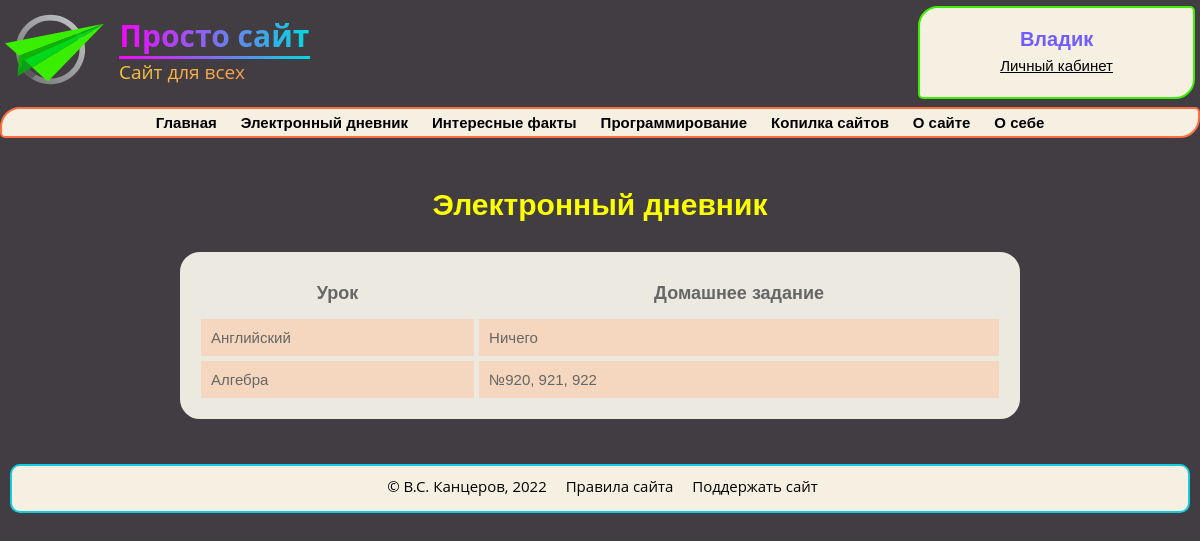
/homeworks (signed in), run on an earlier commit of the app's database.
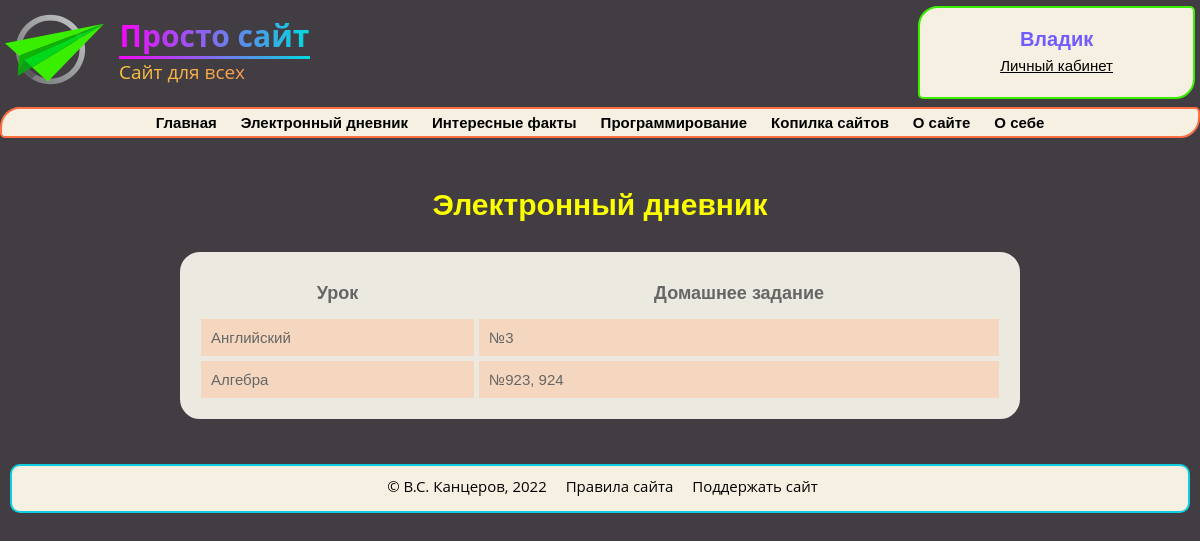
And on a later commit of the database.
### data/users.py (models this page shows, shortened)
class User(SqlAlchemyBase, UserMixin):
    __tablename__ = 'users'
    id = sqlalchemy.Column(sqlalchemy.Integer, primary_key=True, autoincrement=True)
    name = sqlalchemy.Column(sqlalchemy.String, nullable=False)
    surname = sqlalchemy.Column(sqlalchemy.String, nullable=True)
    class_n_id = sqlalchemy.Column(sqlalchemy.Integer, sqlalchemy.ForeignKey("class_n.id"), nullable=True)
    school_id = sqlalchemy.Column(sqlalchemy.Integer, sqlalchemy.ForeignKey("schools.id"), nullable=True)
    email = sqlalchemy.Column(sqlalchemy.String,
                              index=True, unique=True, nullable=False)
    admin = sqlalchemy.Column(sqlalchemy.Boolean, default=False)
    hashed_password = sqlalchemy.Column(sqlalchemy.String, nullable=False)

### data/homeworks.py (models this page shows)
class Homework(SqlAlchemyBase, UserMixin):
    __tablename__ = 'homeworks'
    id = sqlalchemy.Column(sqlalchemy.Integer, primary_key=True, autoincrement=True)
    title = sqlalchemy.Column(sqlalchemy.String, nullable=False)
    content = sqlalchemy.Column(sqlalchemy.String)
    school_id = sqlalchemy.Column(sqlalchemy.Integer, sqlalchemy.ForeignKey("schools.id"))
    class_n_id = sqlalchemy.Column(sqlalchemy.Integer, sqlalchemy.ForeignKey("class_n.id"))

### main.py (the view)
@app.route('/homeworks')
def my_homeworks():
    if current_user.is_authenticated:
        if current_user.school_id and current_user.class_n_id:
            db_sess = db_session.create_session()
            homeworks = db_sess.query(Homework).filter(Homework.school_id == current_user.school_id
                                                       and Homework.class_n_id == current_user.class_n_id).all()
            return render_template('homeworks.html', homeworks=homeworks)
        elif not current_user.school_id:
            return redirect('/set/school')
        elif not current_user.class_n_id:
            return redirect('/set/class')
    return redirect('/login')

### data/db_session.py (called while the page is built)
def create_session() -> Session:
    global __factory
    return __factory()

### main.py (called while the page is built)
@login_manager.user_loader
def load_user(user_id):
    db_sess = db_session.create_session()
    return db_sess.query(User).get(user_id)

### templates/homeworks.html (shortened to what this page needs)
{% extends 'base.html' %}
{% block body %}
<h1>Электронный дневник</h1>
<table>
    <div class="div-flex">
        <tr>
            <th>Урок</th>
            <th>Домашнее задание</th>
        </tr>
        {% for homework in homeworks %}
        <tr>
            <td>{{ homework.title }}</td>
            <td>{{ homework.content}}</td>
        </tr>
        {% endfor %}
    </div>
</table>
{% endblock %}

### templates/base.html (shortened to what this page needs)
<!DOCTYPE html>
<html lang="ru">
<head>
    <link type="text/css" rel="stylesheet" href="{{ url_for('static', filename='css/main.css') }}"/>
</head>
<body>
<header id="header" class="header">
    <a href="/" id="logo" class="logo">
        <img src="/static/logo.svg"/>
        <div class="logo-text">
            <h1>Просто сайт</h1>
            <hr>
            <p>Сайт для всех</p>
        </div>
    </a>
    <div id="authorization" class="authorization">
        {% if current_user.is_authenticated %}
            <a href="/logout" class="empty_a">
                <h1> {{ current_user.name }} </h1>
            </a>
            <a href="/personal" class="empty_a">
                <p> Личный кабинет </p>
            </a>
        {% endif %}
    </div>
</header>
<section>
    <div id="nav">
        <ul class="menu animate__animated notshow" id="navbar">
            <a href="/">
                <li class="li1">Главная</li>
            </a>
            <a href="/homeworks">
                <li class="li1">Электронный дневник</li>
            </a>
            <a href="#">
                <li class="li1">Интересные факты</li>
            </a>
            <a href="#">
                <li class="li1">Программирование</li>
            </a>
            <a href="#">
                <li class="li1">Копилка сайтов</li>
            </a>
            <a href="#">
                <li class="li1">О сайте</li>
            </a>
            <a href="#">
                <li class="li1">О себе</li>
            </a>
        </ul>
    </div>
</section>
{% block body %}{% endblock %}
<footer id="footer" class="footer">
    <p>© В.С. Канцеров, 2022</p>
    <a href="#">Правила сайта </a>
    <a href="#">Поддержать сайт</a>
</footer>
</body>
</html>

### static/css/main.css (style rules this page uses)
body { font-family: 'Open Sans', sans-serif; background-color: #413d42; color: #F5F0E1; font-size: 15px; padding: 0; margin: 0; }
a { color: #00ff00; text-decoration: underline; }
.header { display: flex; justify-content: space-between; }
h1 { color: #fbff00; text-align: center; font-family: 'Montserrat', sans-serif; font-size: 30px; margin-top: 50px; }
.logo { display: flex; align-items: center; margin-left: 5px; text-decoration: none; user-select: none; }
.logo-text { width: 191px; margin-left: 15px; }
.logo-text h1 { font-size: 30px; margin: 0; font-family: 'Open Sans', sans-serif; background: linear-gradient(to right, #F705FE, #03D9DF); background-clip: text; -webkit-background-clip: text; -webkit-text-fill-color: transparent; }
.logo-text hr { margin: 0; border: 0px; height: 3px; background: linear-gradient(to right, #F705FE, #03D9DF); }
.logo-text p { font-size: 19px; margin: 0; background: linear-gradient(to right, #FCC63F, #F48758); background-clip: text; -webkit-background-clip: text; -webkit-text-fill-color: transparent; }
.authorization { margin-top: 6px; margin-right: 5px; padding: 0 80px; color: black; border: 2px solid #3aee00; border-radius: 20px 5px; text-align: center; background-color: #f5f0e1; }
.authorization h1 { font-family: 'Montserrat', sans-serif; font-weight: 700; color: #715BFF; margin-top: 20px; margin-bottom: 6px; font-size: 20px; }
.authorization p { font-family: 'Montserrat', sans-serif; font-weight: 400; font-size: 15px; margin-top: 6px; color: #000; text-decoration: underline; }
.menu { margin: 0; padding: 0; margin-top: 8px; list-style-type: none; border: 2px solid #ff6e40; border-radius: 20px 5px; text-align: center; background-color: #f5f0e1; }
.menu a { color: #000000; padding: 5px 10px; text-decoration: none; font-family: 'Montserrat', sans-serif; font-weight: 600; display: inline-block; width: auto; }
.empty_a { text-decoration: none }
.div-flex { display: flex; padding: 5px; }
#footer { margin: 5px 10px; margin-top: 45px; border: 2px solid #10cee0; border-radius: 10px 10px; background-color: #f5f0e1; text-align: center; }
#footer p { margin-top: 10px; margin-left: 10px; margin-right: 5px; color: #000; width: auto; display: inline-block; }
#footer a { margin-top: 5px; margin-left: 10px; margin-right: 5px; padding: 0; text-decoration: none; color: #000; width: auto; display: inline-block; transition: all 0.5s ease; margin-bottom: 5px; }
:root { --animate-duration: 1s; --animate-delay: 1s; --animate-repeat: 1; }
.animate__animated { -webkit-animation-duration: 1s; animation-duration: 1s; -webkit-animation-duration: var(--animate-duration); animation-duration: var(--animate-duration); -webkit-animation-fill-mode: both; animation-fill-mode: both; }

What changed in the data, as far as the page shows it:
changed Homework "Английский": content "Ничего" → "№3"
changed Homework "Алгебра": content "№920, 921, 922" → "№923, 924"
